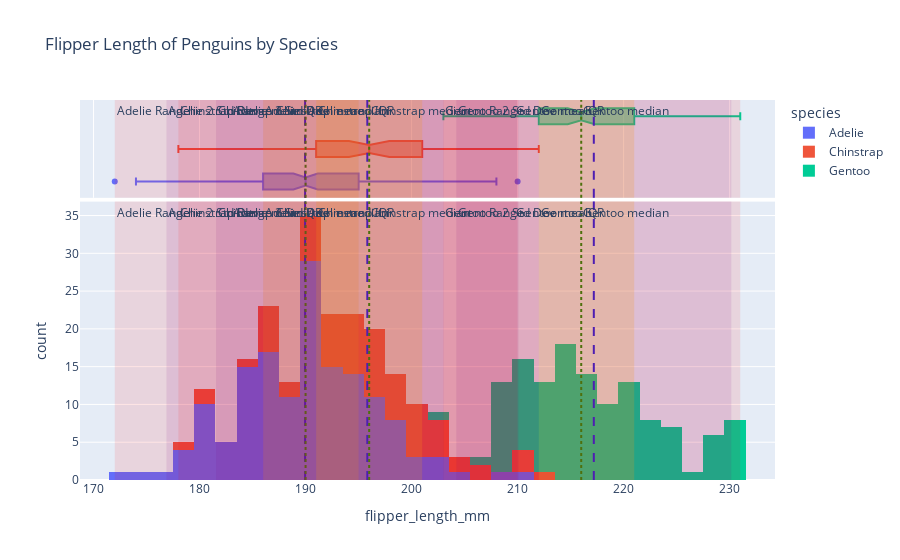

The cell this chart's notebook holds for it:
### Markdown cell above
#### 1. Use *fig.add_[h/v]line()* and *fig.add_[h/v]rect()* to mark, respspectively, location (mean and median) and scale (range, interquartile range, and a range defined by two standard deviations away from the mean in both directions) of *flipper_length_mm* for each _species_ onto _plotly_ histograms of *flipper_length_mm* for each _species_ in the penguins dataset<br>

<details class="details-example"><summary style="color:blue"><u>Further Guidance</u></summary>

**Time Management Warning**: it takes a long time to make a figure, whether you're working with a ChatBot, or building it from scratch based on trial and error changes with your code. ChatBots remove the need to understand the detailed nuances of data visualization library arguments and construction procedures. But after you've passed the 30 minute range of effort working with your ChatBot for this problem to try to get what you want, then your only options are to start a new session and hope for a smoother experience based on improved clarity of your directions, or submit what you have along with a brief note highlighting the duration in your chatlog history where your efforts to make progress did not produce the desired outcome.

> The code referenced above [*fig.add_[h/v]line()*](https://plotly.com/python/horizontal-vertical-shapes/) and [*fig.add_[h/v]rect()*](https://plotly.com/python/line-charts/) refer to `fig.add_hline()` and `fig.add_hline()` and `fig.add_hrect()` and `fig.add_vrect()` which overly lines rectangles onto a figure from different orientation perspectives.
>
> - _There are several considerations in this problem..._
>     - _The histograms can be on the same figure, on separate figures, or separated into different panels in the same figure_
>     - _The elements within a figure should be well annotated, probobably using a so-called legend to help make sure annotations don't overlap each other and are clear and readible_
> - _There are several ways to approach this problem..._
>     - _You will likely be very pleased when you run the code returned to you as the result of pasting this question in as a prompt into a ChatBot session; but, you will also likely need to interact with the ChatBot to ask for adjustments to the code which give a final satisfactory figure (and this is the recommended approach to get the experience this problem intends you to have)_
>     - _**When using a ChatBot, if the code provided by your ChatBot results in an error, show the error to your ChatBot and iterate this process with the adjusted "fixed" code provided by the ChatBot... this process usually converges some something workable that's pretty close to what you were going for**_
>     - <u>**And don't forget, a ChatBot can explain what how code it provides works, if you ask it to...**</u>
>     - _You could alternatively figure out how to code this plot up for yourself by looking at the provided documentation links and perhaps using some additional google searchers or ChatBot queries to help out with specific issues or examples; and, if you end up interested in figuring out a little more how the code works that's great and definitely feel free to go ahead and do so, but at this stage the point of this problem is to understand the general ideas of figures themselves as opposed to being an expert about the code that generated them_
    
</details>

### Code cell
#First graph

import plotly.express as px
import plotly.graph_objects as go
import seaborn as sns
import pandas as pd

# Load the penguins dataset
penguins = sns.load_dataset("penguins")

# Remove rows with missing data for flipper_length_mm
penguins = penguins.dropna(subset=["flipper_length_mm"])

# Create histograms for each species
fig = px.histogram(penguins, x="flipper_length_mm", color="species", marginal="box", nbins=30, title="Flipper Length of Penguins by Species")

# Add vertical lines and rectangles for each species
for species in penguins["species"].unique():
    # Subset data for the species
    species_data = penguins[penguins["species"] == species]["flipper_length_mm"]
    
    # Calculate statistics
    mean_fl = species_data.mean()
    median_fl = species_data.median()
    min_fl = species_data.min()
    max_fl = species_data.max()
    q1_fl = species_data.quantile(0.25)
    q3_fl = species_data.quantile(0.75)
    std_fl = species_data.std()

    # Add vertical lines for mean and median
    fig.add_vline(x=mean_fl, line=dict(color="blue", width=2, dash="dash"), annotation_text=f"{species} mean", annotation_position="top left")
    fig.add_vline(x=median_fl, line=dict(color="green", width=2, dash="dot"), annotation_text=f"{species} median", annotation_position="top right")

    # Add vertical rectangles for range, IQR, and two standard deviations from the mean
    # Range
    fig.add_vrect(x0=min_fl, x1=max_fl, line_width=0, fillcolor="red", opacity=0.1, annotation_text=f"{species} Range", annotation_position="top left")
    
    # IQR
    fig.add_vrect(x0=q1_fl, x1=q3_fl, line_width=0, fillcolor="orange", opacity=0.2, annotation_text=f"{species} IQR", annotation_position="top left")
    
    # Two standard deviations from the mean
    fig.add_vrect(x0=mean_fl - 2 * std_fl, x1=mean_fl + 2 * std_fl, line_width=0, fillcolor="purple", opacity=0.1, annotation_text=f"{species} 2 Std Dev", annotation_position="top left")

# Show the plot
fig.show(renderer="png")

### Figure 1 — Plotly figure (JSON) as saved in the notebook; plotly's stock layout.template omitted (floating-point values rounded to 4 significant figures; data arrays with more than 128 entries replaced by an {"elided": "..."} marker saying what was removed)
{"data": [{"alignmentgroup": "True", "bingroup": "x", "hovertemplate": "species=Adelie<br>flipper_length_mm=%{x}<br>count=%{y}<extra></extra>", "legendgroup": "Adelie", "marker": {"color": "#636efa", "pattern": {"shape": ""}}, "name": "Adelie", "nbinsx": 30, "offsetgroup": "Adelie", "orientation": "v", "showlegend": true, "type": "histogram", "x": {"elided": "151 int values"}, "xaxis": "x", "yaxis": "y"}, {"alignmentgroup": "True", "hovertemplate": "species=Adelie<br>flipper_length_mm=%{x}<extra></extra>", "legendgroup": "Adelie", "marker": {"color": "#636efa"}, "name": "Adelie", "notched": true, "offsetgroup": "Adelie", "showlegend": false, "type": "box", "x": {"elided": "151 int values"}, "xaxis": "x2", "yaxis": "y2"}, {"alignmentgroup": "True", "bingroup": "x", "hovertemplate": "species=Chinstrap<br>flipper_length_mm=%{x}<br>count=%{y}<extra></extra>", "legendgroup": "Chinstrap", "marker": {"color": "#EF553B", "pattern": {"shape": ""}}, "name": "Chinstrap", "nbinsx": 30, "offsetgroup": "Chinstrap", "orientation": "v", "showlegend": true, "type": "histogram", "x": [192, 196, 193, 188, 197, 198, 178, 197, 195, 198, 193, 194, 185, 201, 190, 201, 197, 181, 190, 195, 181, 191, 187, 193, 195, 197, 200, 200, 191, 205, 187, 201, 187, 203, 195, 199, 195, 210, 192, 205, 210, 187, 196, 196, 196, 201, 190, 212, 187, 198, 199, 201, 193, 203, 187, 197, 191, 203, 202, 194, 206, 189, 195, 207, 202, 193, 210, 198], "xaxis": "x", "yaxis": "y"}, {"alignmentgroup": "True", "hovertemplate": "species=Chinstrap<br>flipper_length_mm=%{x}<extra></extra>", "legendgroup": "Chinstrap", "marker": {"color": "#EF553B"}, "name": "Chinstrap", "notched": true, "offsetgroup": "Chinstrap", "showlegend": false, "type": "box", "x": [192, 196, 193, 188, 197, 198, 178, 197, 195, 198, 193, 194, 185, 201, 190, 201, 197, 181, 190, 195, 181, 191, 187, 193, 195, 197, 200, 200, 191, 205, 187, 201, 187, 203, 195, 199, 195, 210, 192, 205, 210, 187, 196, 196, 196, 201, 190, 212, 187, 198, 199, 201, 193, 203, 187, 197, 191, 203, 202, 194, 206, 189, 195, 207, 202, 193, 210, 198], "xaxis": "x2", "yaxis": "y2"}, {"alignmentgroup": "True", "bingroup": "x", "hovertemplate": "species=Gentoo<br>flipper_length_mm=%{x}<br>count=%{y}<extra></extra>", "legendgroup": "Gentoo", "marker": {"color": "#00cc96", "pattern": {"shape": ""}}, "name": "Gentoo", "nbinsx": 30, "offsetgroup": "Gentoo", "orientation": "v", "showlegend": true, "type": "histogram", "x": [211, 230, 210, 218, 215, 210, 211, 219, 209, 215, 214, 216, 214, 213, 210, 217, 210, 221, 209, 222, 218, 215, 213, 215, 215, 215, 216, 215, 210, 220, 222, 209, 207, 230, 220, 220, 213, 219, 208, 208, 208, 225, 210, 216, 222, 217, 210, 225, 213, 215, 210, 220, 210, 225, 217, 220, 208, 220, 208, 224, 208, 221, 214, 231, 219, 230, 214, 229, 220, 223, 216, 221, 221, 217, 216, 230, 209, 220, 215, 223, 212, 221, 212, 224, 212, 228, 218, 218, 212, 230, 218, 228, 212, 224, 214, 226, 216, 222, 203, 225, 219, 228, 215, 228, 216, 215, 210, 219, 208, 209, 216, 229, 213, 230, 217, 230, 217, 222, 214, 215, 222, 212, 213], "xaxis": "x", "yaxis": "y"}, {"alignmentgroup": "True", "hovertemplate": "species=Gentoo<br>flipper_length_mm=%{x}<extra></extra>", "legendgroup": "Gentoo", "marker": {"color": "#00cc96"}, "name": "Gentoo", "notched": true, "offsetgroup": "Gentoo", "showlegend": false, "type": "box", "x": [211, 230, 210, 218, 215, 210, 211, 219, 209, 215, 214, 216, 214, 213, 210, 217, 210, 221, 209, 222, 218, 215, 213, 215, 215, 215, 216, 215, 210, 220, 222, 209, 207, 230, 220, 220, 213, 219, 208, 208, 208, 225, 210, 216, 222, 217, 210, 225, 213, 215, 210, 220, 210, 225, 217, 220, 208, 220, 208, 224, 208, 221, 214, 231, 219, 230, 214, 229, 220, 223, 216, 221, 221, 217, 216, 230, 209, 220, 215, 223, 212, 221, 212, 224, 212, 228, 218, 218, 212, 230, 218, 228, 212, 224, 214, 226, 216, 222, 203, 225, 219, 228, 215, 228, 216, 215, 210, 219, 208, 209, 216, 229, 213, 230, 217, 230, 217, 222, 214, 215, 222, 212, 213], "xaxis": "x2", "yaxis": "y2"}], "layout": {"annotations": [{"showarrow": false, "text": "Adelie mean", "x": 190.0, "xanchor": "right", "xref": "x", "y": 1, "yanchor": "top", "yref": "y domain"}, {"showarrow": false, "text": "Adelie mean", "x": 190.0, "xanchor": "right", "xref": "x2", "y": 1, "yanchor": "top", "yref": "y2 domain"}, {"showarrow": false, "text": "Adelie median", "x": 190, "xanchor": "left", "xref": "x", "y": 1, "yanchor": "top", "yref": "y domain"}, {"showarrow": false, "text": "Adelie median", "x": 190, "xanchor": "left", "xref": "x2", "y": 1, "yanchor": "top", "yref": "y2 domain"}, {"showarrow": false, "text": "Adelie Range", "x": 172, "xanchor": "left", "xref": "x", "y": 1, "yanchor": "top", "yref": "y domain"}, {"showarrow": false, "text": "Adelie Range", "x": 172, "xanchor": "left", "xref": "x2", "y": 1, "yanchor": "top", "yref": "y2 domain"}, {"showarrow": false, "text": "Adelie IQR", "x": 186, "xanchor": "left", "xref": "x", "y": 1, "yanchor": "top", "yref": "y domain"}, {"showarrow": false, "text": "Adelie IQR", "x": 186, "xanchor": "left", "xref": "x2", "y": 1, "yanchor": "top", "yref": "y2 domain"}, {"showarrow": false, "text": "Adelie 2 Std Dev", "x": 176.9, "xanchor": "left", "xref": "x", "y": 1, "yanchor": "top", "yref": "y domain"}, {"showarrow": false, "text": "Adelie 2 Std Dev", "x": 176.9, "xanchor": "left", "xref": "x2", "y": 1, "yanchor": "top", "yref": "y2 domain"}, {"showarrow": false, "text": "Chinstrap mean", "x": 195.8, "xanchor": "right", "xref": "x", "y": 1, "yanchor": "top", "yref": "y domain"}, {"showarrow": false, "text": "Chinstrap mean", "x": 195.8, "xanchor": "right", "xref": "x2", "y": 1, "yanchor": "top", "yref": "y2 domain"}, {"showarrow": false, "text": "Chinstrap median", "x": 196, "xanchor": "left", "xref": "x", "y": 1, "yanchor": "top", "yref": "y domain"}, {"showarrow": false, "text": "Chinstrap median", "x": 196, "xanchor": "left", "xref": "x2", "y": 1, "yanchor": "top", "yref": "y2 domain"}, {"showarrow": false, "text": "Chinstrap Range", "x": 178, "xanchor": "left", "xref": "x", "y": 1, "yanchor": "top", "yref": "y domain"}, {"showarrow": false, "text": "Chinstrap Range", "x": 178, "xanchor": "left", "xref": "x2", "y": 1, "yanchor": "top", "yref": "y2 domain"}, {"showarrow": false, "text": "Chinstrap IQR", "x": 191, "xanchor": "left", "xref": "x", "y": 1, "yanchor": "top", "yref": "y domain"}, {"showarrow": false, "text": "Chinstrap IQR", "x": 191, "xanchor": "left", "xref": "x2", "y": 1, "yanchor": "top", "yref": "y2 domain"}, {"showarrow": false, "text": "Chinstrap 2 Std Dev", "x": 181.6, "xanchor": "left", "xref": "x", "y": 1, "yanchor": "top", "yref": "y domain"}, {"showarrow": false, "text": "Chinstrap 2 Std Dev", "x": 181.6, "xanchor": "left", "xref": "x2", "y": 1, "yanchor": "top", "yref": "y2 domain"}, {"showarrow": false, "text": "Gentoo mean", "x": 217.2, "xanchor": "right", "xref": "x", "y": 1, "yanchor": "top", "yref": "y domain"}, {"showarrow": false, "text": "Gentoo mean", "x": 217.2, "xanchor": "right", "xref": "x2", "y": 1, "yanchor": "top", "yref": "y2 domain"}, {"showarrow": false, "text": "Gentoo median", "x": 216, "xanchor": "left", "xref": "x", "y": 1, "yanchor": "top", "yref": "y domain"}, {"showarrow": false, "text": "Gentoo median", "x": 216, "xanchor": "left", "xref": "x2", "y": 1, "yanchor": "top", "yref": "y2 domain"}, {"showarrow": false, "text": "Gentoo Range", "x": 203, "xanchor": "left", "xref": "x", "y": 1, "yanchor": "top", "yref": "y domain"}, {"showarrow": false, "text": "Gentoo Range", "x": 203, "xanchor": "left", "xref": "x2", "y": 1, "yanchor": "top", "yref": "y2 domain"}, {"showarrow": false, "text": "Gentoo IQR", "x": 212, "xanchor": "left", "xref": "x", "y": 1, "yanchor": "top", "yref": "y domain"}, {"showarrow": false, "text": "Gentoo IQR", "x": 212, "xanchor": "left", "xref": "x2", "y": 1, "yanchor": "top", "yref": "y2 domain"}, {"showarrow": false, "text": "Gentoo 2 Std Dev", "x": 204.2, "xanchor": "left", "xref": "x", "y": 1, "yanchor": "top", "yref": "y domain"}, {"showarrow": false, "text": "Gentoo 2 Std Dev", "x": 204.2, "xanchor": "left", "xref": "x2", "y": 1, "yanchor": "top", "yref": "y2 domain"}], "barmode": "relative", "legend": {"title": {"text": "species"}, "tracegroupgap": 0}, "shapes": [{"line": {"color": "blue", "dash": "dash", "width": 2}, "type": "line", "x0": 190.0, "x1": 190.0, "xref": "x", "y0": 0, "y1": 1, "yref": "y domain"}, {"line": {"color": "blue", "dash": "dash", "width": 2}, "type": "line", "x0": 190.0, "x1": 190.0, "xref": "x2", "y0": 0, "y1": 1, "yref": "y2 domain"}, {"line": {"color": "green", "dash": "dot", "width": 2}, "type": "line", "x0": 190, "x1": 190, "xref": "x", "y0": 0, "y1": 1, "yref": "y domain"}, {"line": {"color": "green", "dash": "dot", "width": 2}, "type": "line", "x0": 190, "x1": 190, "xref": "x2", "y0": 0, "y1": 1, "yref": "y2 domain"}, {"fillcolor": "red", "line": {"width": 0}, "opacity": 0.1, "type": "rect", "x0": 172, "x1": 210, "xref": "x", "y0": 0, "y1": 1, "yref": "y domain"}, {"fillcolor": "red", "line": {"width": 0}, "opacity": 0.1, "type": "rect", "x0": 172, "x1": 210, "xref": "x2", "y0": 0, "y1": 1, "yref": "y2 domain"}, {"fillcolor": "orange", "line": {"width": 0}, "opacity": 0.2, "type": "rect", "x0": 186, "x1": 195, "xref": "x", "y0": 0, "y1": 1, "yref": "y domain"}, {"fillcolor": "orange", "line": {"width": 0}, "opacity": 0.2, "type": "rect", "x0": 186, "x1": 195, "xref": "x2", "y0": 0, "y1": 1, "yref": "y2 domain"}, {"fillcolor": "purple", "line": {"width": 0}, "opacity": 0.1, "type": "rect", "x0": 176.9, "x1": 203.0, "xref": "x", "y0": 0, "y1": 1, "yref": "y domain"}, {"fillcolor": "purple", "line": {"width": 0}, "opacity": 0.1, "type": "rect", "x0": 176.9, "x1": 203.0, "xref": "x2", "y0": 0, "y1": 1, "yref": "y2 domain"}, {"line": {"color": "blue", "dash": "dash", "width": 2}, "type": "line", "x0": 195.8, "x1": 195.8, "xref": "x", "y0": 0, "y1": 1, "yref": "y domain"}, {"line": {"color": "blue", "dash": "dash", "width": 2}, "type": "line", "x0": 195.8, "x1": 195.8, "xref": "x2", "y0": 0, "y1": 1, "yref": "y2 domain"}, {"line": {"color": "green", "dash": "dot", "width": 2}, "type": "line", "x0": 196, "x1": 196, "xref": "x", "y0": 0, "y1": 1, "yref": "y domain"}, {"line": {"color": "green", "dash": "dot", "width": 2}, "type": "line", "x0": 196, "x1": 196, "xref": "x2", "y0": 0, "y1": 1, "yref": "y2 domain"}, {"fillcolor": "red", "line": {"width": 0}, "opacity": 0.1, "type": "rect", "x0": 178, "x1": 212, "xref": "x", "y0": 0, "y1": 1, "yref": "y domain"}, {"fillcolor": "red", "line": {"width": 0}, "opacity": 0.1, "type": "rect", "x0": 178, "x1": 212, "xref": "x2", "y0": 0, "y1": 1, "yref": "y2 domain"}, {"fillcolor": "orange", "line": {"width": 0}, "opacity": 0.2, "type": "rect", "x0": 191, "x1": 201, "xref": "x", "y0": 0, "y1": 1, "yref": "y domain"}, {"fillcolor": "orange", "line": {"width": 0}, "opacity": 0.2, "type": "rect", "x0": 191, "x1": 201, "xref": "x2", "y0": 0, "y1": 1, "yref": "y2 domain"}, {"fillcolor": "purple", "line": {"width": 0}, "opacity": 0.1, "type": "rect", "x0": 181.6, "x1": 210.1, "xref": "x", "y0": 0, "y1": 1, "yref": "y domain"}, {"fillcolor": "purple", "line": {"width": 0}, "opacity": 0.1, "type": "rect", "x0": 181.6, "x1": 210.1, "xref": "x2", "y0": 0, "y1": 1, "yref": "y2 domain"}, {"line": {"color": "blue", "dash": "dash", "width": 2}, "type": "line", "x0": 217.2, "x1": 217.2, "xref": "x", "y0": 0, "y1": 1, "yref": "y domain"}, {"line": {"color": "blue", "dash": "dash", "width": 2}, "type": "line", "x0": 217.2, "x1": 217.2, "xref": "x2", "y0": 0, "y1": 1, "yref": "y2 domain"}, {"line": {"color": "green", "dash": "dot", "width": 2}, "type": "line", "x0": 216, "x1": 216, "xref": "x", "y0": 0, "y1": 1, "yref": "y domain"}, {"line": {"color": "green", "dash": "dot", "width": 2}, "type": "line", "x0": 216, "x1": 216, "xref": "x2", "y0": 0, "y1": 1, "yref": "y2 domain"}, {"fillcolor": "red", "line": {"width": 0}, "opacity": 0.1, "type": "rect", "x0": 203, "x1": 231, "xref": "x", "y0": 0, "y1": 1, "yref": "y domain"}, {"fillcolor": "red", "line": {"width": 0}, "opacity": 0.1, "type": "rect", "x0": 203, "x1": 231, "xref": "x2", "y0": 0, "y1": 1, "yref": "y2 domain"}, {"fillcolor": "orange", "line": {"width": 0}, "opacity": 0.2, "type": "rect", "x0": 212, "x1": 221, "xref": "x", "y0": 0, "y1": 1, "yref": "y domain"}, {"fillcolor": "orange", "line": {"width": 0}, "opacity": 0.2, "type": "rect", "x0": 212, "x1": 221, "xref": "x2", "y0": 0, "y1": 1, "yref": "y2 domain"}, {"fillcolor": "purple", "line": {"width": 0}, "opacity": 0.1, "type": "rect", "x0": 204.2, "x1": 230.2, "xref": "x", "y0": 0, "y1": 1, "yref": "y domain"}, {"fillcolor": "purple", "line": {"width": 0}, "opacity": 0.1, "type": "rect", "x0": 204.2, "x1": 230.2, "xref": "x2", "y0": 0, "y1": 1, "yref": "y2 domain"}], "title": {"text": "Flipper Length of Penguins by Species"}, "xaxis": {"anchor": "y", "domain": [0, 1], "title": {"text": "flipper_length_mm"}}, "xaxis2": {"anchor": "y2", "domain": [0, 1], "matches": "x", "showgrid": true, "showticklabels": false}, "yaxis": {"anchor": "x", "domain": [0, 0.7326], "title": {"text": "count"}}, "yaxis2": {"anchor": "x2", "domain": [0.7426, 1], "matches": "y2", "showgrid": false, "showline": false, "showticklabels": false, "ticks": ""}}}
